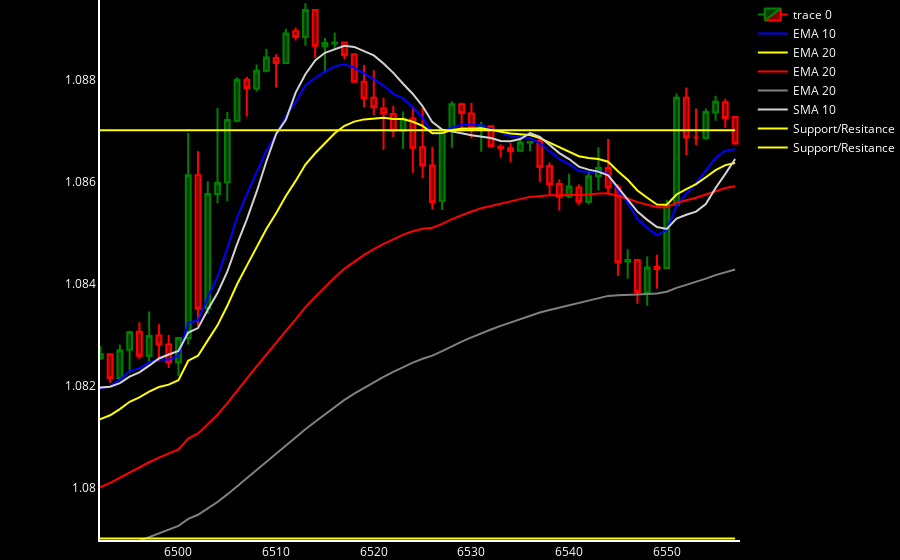

Notebook code for this chart:
### Code cell
dfpl = df_ops[-240:]
fig = go.Figure(data=[go.Candlestick(x=dfpl.index,
                                     open=dfpl['Open'],
                                     high=dfpl['High'],
                                     low=dfpl['Low'],
                                     close=dfpl['Close'],
                                     increasing_line_color = 'green',
                                     decreasing_line_color = 'red'
                                    ),
                      go.Scatter(x=dfpl.index, y=dfpl.EMA_10, line=dict(color='blue', width=2), name='EMA 10'),
                      go.Scatter(x=dfpl.index, y=dfpl.EMA_20, line=dict(color='yellow', width=2), name='EMA 20'),
                      go.Scatter(x=dfpl.index, y=dfpl.EMA_50, line=dict(color='red', width=2), name='EMA 20'),
                      go.Scatter(x=dfpl.index, y=dfpl.EMA_100, line=dict(color='gray', width=2), name='EMA 20'),
                      go.Scatter(x=dfpl.index, y=dfpl.SMA_10, line=dict(color='lightgray', width=2), name='SMA 10'),
                      go.Scatter(x=dfpl.index, y=[1.079] * len(dfpl), line=dict(color='Yellow', width=2), name='Support/Resitance'),
                      go.Scatter(x=dfpl.index, y=[1.087] * len(dfpl), line=dict(color='Yellow', width=2), name='Support/Resitance'),
                      # go.Scatter(x=dfpl.index, y=dfpl['High'] + 0.0001, mode='markers', marker=dict(color='MediumPurple', size=5), name='Signal'),
                      # go.Scatter(x=dfpl.index, y=dfpl['Low'] -0.0001, mode='markers', marker=dict(color='MediumOrchid', size=5), name='Signal')
                     ])

fig.update(layout_xaxis_rangeslider_visible=False)
fig.update_layout(paper_bgcolor='black', plot_bgcolor='black',
                  margin_l=100, margin_b=0, margin_r=0, margin_t=0,
                  # font_family="Courier New",
                  font_color="white",
                  # title_font_family="Times New Roman",
                  title_font_color="yellow",
                  legend_title_font_color="pink")

fig.update_xaxes(showline=True, linewidth=2, linecolor='white', gridcolor='black')
fig.update_yaxes(showline=True, linewidth=2, linecolor='white', gridcolor='black')

fig.show()

### Figure 1 — Plotly figure (JSON) as saved in the notebook; plotly's stock layout.template omitted (floating-point values rounded to 4 significant figures; data arrays with more than 128 entries replaced by an {"elided": "..."} marker saying what was removed)
{"data": [{"close": {"elided": "240 float values"}, "decreasing": {"line": {"color": "red"}}, "high": {"elided": "240 float values"}, "increasing": {"line": {"color": "green"}}, "low": {"elided": "240 float values"}, "open": {"elided": "240 float values"}, "type": "candlestick", "x": {"elided": "240 int values"}}, {"line": {"color": "blue", "width": 2}, "name": "EMA 10", "type": "scatter", "x": {"elided": "240 int values"}, "y": {"elided": "240 float values"}}, {"line": {"color": "yellow", "width": 2}, "name": "EMA 20", "type": "scatter", "x": {"elided": "240 int values"}, "y": {"elided": "240 float values"}}, {"line": {"color": "red", "width": 2}, "name": "EMA 20", "type": "scatter", "x": {"elided": "240 int values"}, "y": {"elided": "240 float values"}}, {"line": {"color": "gray", "width": 2}, "name": "EMA 20", "type": "scatter", "x": {"elided": "240 int values"}, "y": {"elided": "240 float values"}}, {"line": {"color": "lightgray", "width": 2}, "name": "SMA 10", "type": "scatter", "x": {"elided": "240 int values"}, "y": {"elided": "240 float values"}}, {"line": {"color": "Yellow", "width": 2}, "name": "Support/Resitance", "type": "scatter", "x": {"elided": "240 int values"}, "y": {"elided": "240 float values"}}, {"line": {"color": "Yellow", "width": 2}, "name": "Support/Resitance", "type": "scatter", "x": {"elided": "240 int values"}, "y": {"elided": "240 float values"}}], "layout": {"autosize": true, "font": {"color": "white"}, "legend": {"title": {"font": {"color": "pink"}}}, "margin": {"b": 0, "l": 100, "r": 0, "t": 0}, "paper_bgcolor": "black", "plot_bgcolor": "black", "title": {"font": {"color": "yellow"}}, "xaxis": {"autorange": false, "gridcolor": "black", "linecolor": "white", "linewidth": 2, "range": [6492.0, 6558.0], "rangeslider": {"visible": false, "yaxis": {}}, "showline": true, "type": "linear"}, "yaxis": {"autorange": false, "gridcolor": "black", "linecolor": "white", "linewidth": 2, "range": [1.079, 1.09], "showline": true, "type": "linear"}}}
